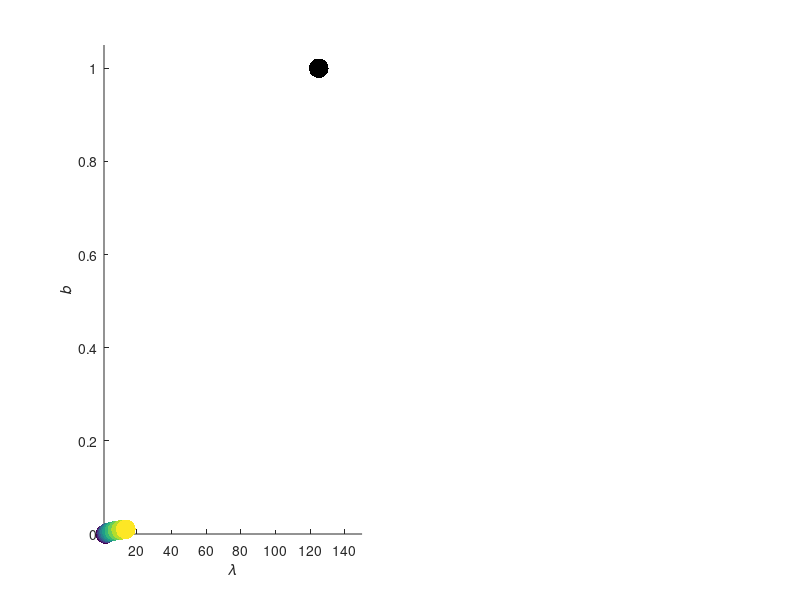

Source code (MATLAB): (Note: this script raises an error after producing the figure.)
clear
clc

%% Plotting Parameters
x = viridis(4);     colors = x(2:3,:);
axFontSize = 30;

%% Simulation Parameters

n = 10;        % Number of perennial species in the community
gen = 3000;    % Total time steps of the simulation
tint = 500;   % Initial time steps before annual is introduced
panel_num = 4; % Square-root of the number of panels in the figure
betaA = 1/1.3; % Sensitivity of annual to litter
betaP = 1/15;  % Sensitivity of perennials to litter
beta = [betaA; betaP*ones(n,1)]; 

rho = exp(-2.5); % Niche overlap among the perennials

% Mean fitness of perennials and a measure of variability across species.
lambda_mean = 5; lambda_var = 1;

% Annual Fitness
lambda_A = lambda_mean*25;

% Perennial Fitness
lambda_P = lambda_mean*exp(linspace(-lambda_var,lambda_var,n));

% Distribution of litter production
b = [1, 0.01*linspace(0,1,n)];
d = linspace(0.001,1,panel_num^2);

% Fitness Parameters for the Annual
eA = 1; gA = 1; sA = 0.5;
yA = lambda_A*(1 - sA*(1-gA))/(gA*eA);

% Fitness Parameters for the Perennial
eP = 1; gP = 1; sP = 0.5;
f = 0.1;  s = 0.8;
yP = lambda_P*(1 - sP*(1-gP))/(gP*eP*(f + 1/(1 - s)));

% Competitive effects;
alpha_A = 0.2;
alpha_P = 0.2;

% Species-specific competitive effects of perennials to allow for
% coexistence.
A_PP = alpha_P*(rho*ones(n) + (1-rho)*eye(n));

% Row and column vectors of the competition coefficient matrix
A_AP = alpha_A*ones(1,n); A_PA = alpha_P*ones(n,1);

% The entire competition matrisx.
A = [alpha_A, A_AP; A_PA, A_PP];

% Cacluate all possible fitness ratios for all species and only count those
% greater than 1. The distribution of ratios is symmetric on the log scale
% and so this is sufficient information to describe the entire distribution
% of fitness ratios for all species pairs.
fitness_inequal = reshape(lambda_P'*(1./lambda_P),1, []);
fitness_inequal = fitness_inequal(fitness_inequal > 1);


% Make figure S2 in the supplement
figure(1)

subplot(1,2,1)
% Distribution of species fitnesses
scatter([lambda_A, lambda_P], b, 200, 'filled', 'CData', [zeros(1,3);viridis(n)])
xlabel('\it\lambda'); ylabel('\itb');
axis([1,150,0,1.05])
ax = gca; ax.FontSize = 30; ax.XTick = [1,5,10,50,100];
ax.XTickLabel = [1,5,10,50,100];
set(gca, 'xscale', 'log'); box on;
title({'Community Fitness', 'and Litter Production'})
tx = text(lambda_A, b(1), 'Annual  ');
tx.HorizontalAlignment = 'right';  tx.VerticalAlignment = 'middle';
tx.FontSize = 30;

tx = text(0,1,'(a)', 'Units', 'Normalized'); tx.FontSize = 40;
tx.HorizontalAlignment = 'right'; tx.VerticalAlignment = 'bottom';


axes('Position',[.175 0.35 .175 .25])
scatter(lambda_P, b(2:end), 100,'filled', 'CData', viridis(n));
set(gca, 'xscale', 'log')
title('Perennial Community'); box on;

% Now make the figure of lambda_ratio vs rho.
subplot(1,2,2)
rhovec = linspace(0,1,100);
semilogy(rhovec, rhovec, 'Color', 'black', 'LineWidth', 3);
hold on
semilogy(rhovec, 1./rhovec, 'Color', 'black', 'LineWidth', 3);
hold on
yline(max(lambda_P)/min(lambda_P), ':'); 
yline(min(lambda_P)/max(lambda_P), ':'); xline(rho, '--'); 
xlabel('\rho'); ylabel('{\it\lambda_{P_j}}/{\it\lambda_{P_k}}');
ax = gca; ax.FontSize = 30;
axis([0,1,1/20,20])
ax.YTickLabels = 10.^(-1:1);
tx = text(0,1,'(b)', 'Units', 'Normalized'); tx.FontSize = 40;
tx.HorizontalAlignment = 'right'; tx.VerticalAlignment = 'bottom';


%% Run simulation for the perennials only (i.e., L = 0 NA = 0)

% Set vectors to hold simulation output
NP = zeros(n, gen); NS = zeros(n, gen);
C = zeros(n, gen);
    
% Set the initial conditions for the perennial species.
NP(:,1) = rand(n,1); NS(:,1) = rand(n,1);
C(:,1) = 1 + NP(:,1)'*alpha_P*((1-rho)*eye(n) + rho*ones(n));

% Calculate growth rates and new densities every time step
for t = 2:gen
    
    for i = 1:n % Caclulate for each perennial species i
        N = [NP(i,:); NS(i,:)];
        M = [sP*(1-gP) + gP*eP*f*yP(i)/C(i,t-1),...
            yP(i)/C(i,t-1);...
            gP*eP,...
            s];
        N(:,t) = M*N(:,t-1);
        NP(i,t) = N(1,t);   NS(i,t) = N(2,t);
    end
    
    % Recaculate the intensity of competition in each year
    C(:,t) = 1 + NP(:,t)'*alpha_P*((1-rho)*eye(n) + rho*ones(n));
    
    
end

% Plot figure S3 in the supplement
figure(2)
p = semilogy(NP' + NS'); set(p, {'Color'}, num2cell(viridis(n),2));
xlabel('Time'); ylabel('Density');

%% Run Simulations for the full community

% Run for different values of decomposition rate, d
for k = 1:length(d)
    
    % Set vecotrs to hold output.
    NP = zeros(n, gen); NS = zeros(n, gen);
    C = zeros(n+1, gen);   D = zeros(n+1, gen); % D = 1 + beta*L
    L = zeros(1, gen);  NA = zeros(1, gen);
    Seedling_Vec = zeros(n+1,gen); % Total seedlings in a year
    
    % Set initial conditions
    NP(:,1) = rand(n,1); NS(:,1) = rand(n,1);
    L(1) = 0;           NA(1) = 0;
    D(:,1) = 1 + beta*L(1);
    Seedling_Vec(:,1) = [eA/D(1,1)*gA*NA(1); NP(:,1)];
    C(:,1) = 1 + Seedling_Vec(:,1)'*A;
    
    % Calculate growth rates and population densities each year t
    for t = 2:gen            
        
        % For litter
        L(t) = L(t-1)*(1-d(k)) + b*Seedling_Vec(:,t-1);
        % For the annual
        NA(t) = NA(t-1)*(sA*(1-gA) + gA*eA/D(1,t-1)*yA/C(1,t-1));
        
        % For each perennial species i
        for i = 1:n
            N = [NP(i,:); NS(i,:)];
            M = [sP*(1-gP) + gP*eP*f*yP(i)/(D(i+1,t-1)*C(i+1,t-1)),...
                yP(i)/C(i+1,t-1);...
                gP*eP/D(i+1,t-1),...
                s];
            N(:,t) = M*N(:,t-1);
            NP(i,t) = N(1,t);   NS(i,t) = N(2,t);
        end
        
        % Add the annual at time step tint
        if t == tint
            NA(t) = 10;
        end
        
        % Calculate intensity of litter (D), intensity of competition (C)
        % and the number of seedlings each year.
        D(:,t) = 1 + beta*L(t);
        Seedling_Vec(:,t) = [eA/D(1,t)*gA*NA(t); NP(:,t)];
        C(:,t) = 1 + Seedling_Vec(:,t)'*A;
        
        
    end
    
    % Determine end community of plants
    Community_end = [NA(gen); NP(:,end)+NS(:,end)];
    % Density of perennials (natives in this scenario)
    Native_Density(k) = sum(Community_end(2:end));
    % Partition out the adults from seeds
    Native_Adults(k) = sum(NP(:,end));
    % Annual seed density
    NA_Density(k) = Community_end(1);
    % Perennial richness
    Native_Diversity(k) = sum(Community_end(2:end) > 0.001);
    % Ask if the invader is present
    Invasive_Diversity(k) = Community_end(1) > 0.001;
    % Take final biomass
    L_Biomass(k) = L(end);
    
    % Plot figure S4 in the supplement
    figure(3)
    subplot(panel_num,panel_num,k)
    p = semilogy(NP'); set(p, {'Color'}, num2cell(viridis(n),2));
    hold on
    semilogy(NA, 'Color', 'red'); semilogy(L, 'Color', 'black')
    hold off
    axis([0, 2000, 10^(-3), max(max([Community_end; L(end)]))])
    title(['d = ',num2str(d(k))])
    if k == 1
        tx = text(0,1, 'Density', 'Units', 'Normalized'); 
        tx.FontSize = 50; tx.Rotation = 90;
    end
    if k == length(d)
        tx = text(0,1, 'Time', 'Units', 'Normalized');
        tx.FontSize = 50;
    end
end

% Calculate the number of adult plants at the final equilibrium. NA is seed
% density, so we have to multiply this by the germination and establishment
% fractions to get growing plant density.
NA_Plants = NA_Density*gA*eA./(1 + betaA*L_Biomass);

% Create figure 7 in the main text.
figure(4)
subplot(2,1,1)
b = bar(d, [Native_Diversity;Invasive_Diversity]', 'stacked');
b(1).FaceColor = colors(2,:); b(1).EdgeColor = zeros(1,3);
b(2).FaceColor = colors(1,:); b(2).EdgeColor = zeros(1,3);
ylabel('Species Richness');
title('Community Diversity');
set(gca,'FontSize', axFontSize); axis([-0.05,1.05,0,8]);
txt = text(0,1,'(a)', 'Units', 'Normalized');
txt.FontSize = 40; txt.FontName = 'Times New Roman';
txt.HorizontalAlignment = 'right'; txt.VerticalAlignment = 'bottom';

subplot(2,1,2)
b = bar(d, [Native_Adults; 30*NA_Plants; L_Biomass], 'stacked');
b(1).FaceColor = colors(2,:); b(1).EdgeColor = zeros(1,3);
b(2).FaceColor = colors(1,:); b(2).EdgeColor = zeros(1,3);
b(3).FaceColor = zeros(1,3);     b(3).EdgeColor = zeros(1,3);
ylabel('Plant Density'); title('Ecosystem State');
set(gca,'FontSize', axFontSize); axis([-0.05,1.05,0,850]);
xlabel('Decomposition Fraction, {\itd}'); 
txt = text(0,1,'(b)', 'Units', 'Normalized');
txt.FontSize = 40; txt.FontName = 'Times New Roman';
txt.HorizontalAlignment = 'right'; txt.VerticalAlignment = 'bottom';


lg = legend('Perennials', 'Annual', 'Litter');
lg.Location = 'southeast'; lg.FontSize = 30;